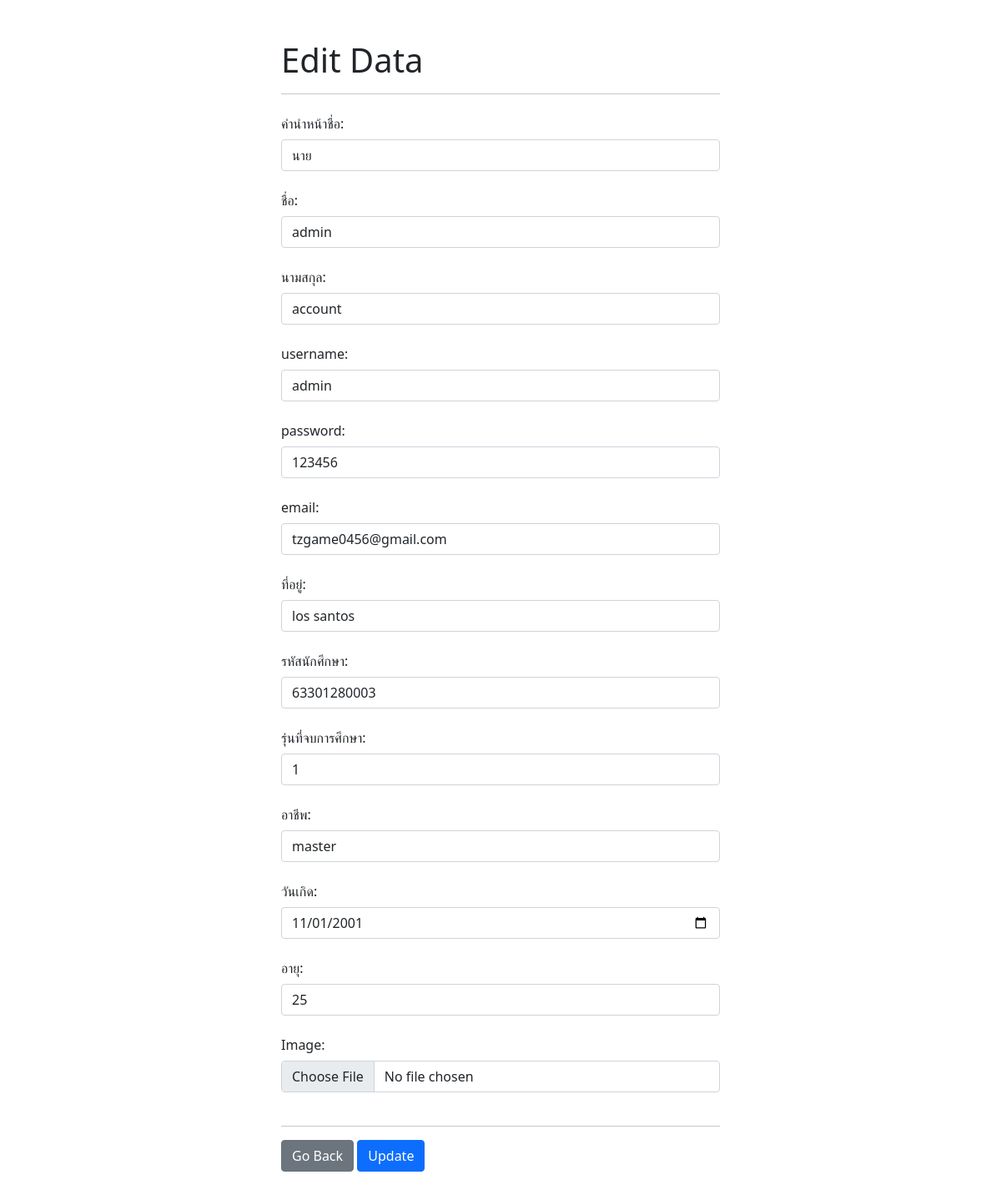
Screenshot of /editadmins.php?id=1 (signed in) with the database file from the repository.
### tables this page shows
CREATE TABLE `usersfew` (
  `id` int(10) NOT NULL,
  `username` varchar(255) NOT NULL,
  `password` varchar(255) NOT NULL,
  `email` varchar(255) NOT NULL,
  `std_id` varchar(255) NOT NULL,
  `titlename` varchar(255) NOT NULL,
  `firstname` varchar(255) NOT NULL,
  `lastname` varchar(255) NOT NULL,
  `address` varchar(255) NOT NULL,
  `gen` varchar(255) NOT NULL,
  `job` varchar(255) NOT NULL,
  `img` varchar(255) NOT NULL,
  `birthday` varchar(255) NOT NULL,
  `age` int(10) NOT NULL,
  `urole` varchar(255) NOT NULL,
  `create_at` timestamp NOT NULL DEFAULT current_timestamp()
);

### editadmins.php (the view, shortened to what this page needs)
<?php
    require_once "config/db.php";
?>
<!DOCTYPE html>
<html lang="en">
<head>
    <link href="https://cdn.jsdelivr.net/npm/bootstrap@5.1.3/dist/css/bootstrap.min.css" rel="stylesheet">
</head>
<body>
    <div class="container mt-5">
        <h1>Edit Data</h1>
        <hr>
        <form action="editadmins.php" method="post" enctype="multipart/form-data">
            <?php
                if (isset($_GET['id'])) {
                        $id = $_GET['id'];
                        $stmt = $conn->query("SELECT * FROM usersfew WHERE id = $id");
                        $stmt->execute();
                        $data = $stmt->fetch();
                }
            ?>
                <div class="mb-3">
                    <label for="titlename" class="col-form-label">คำนำหน้าชื่อ:</label>
                    <input type="text" value="<?php echo $data['titlename']; ?>" required class="form-control" name="edtitlename" >
                </div>
                <div class="mb-3">
                    <label for="firstname" class="col-form-label">ชื่อ:</label>
                    <input type="text" value="<?php echo $data['firstname']; ?>" required class="form-control" name="edfirstname" >
                </div>
                <div class="mb-3">
                    <label for="firstname" class="col-form-label">นามสกุล:</label>
                    <input type="text" value="<?php echo $data['lastname']; ?>" required class="form-control" name="edlastname">
                </div>
                <div class="mb-3">
                    <label for="username" class="col-form-label">username:</label>
                    <input type="text" value="<?php echo $data['username']; ?>" required class="form-control" name="edusername">
                </div>
                <div class="mb-3">
                    <label for="password" class="col-form-label">password:</label>
                    <input type="text" value="<?php echo $data['password']; ?>" required class="form-control" name="edpassword">
                </div>
                <div class="mb-3">
                    <label for="email" class="col-form-label">email:</label>
                    <input type="email" value="<?php echo $data['email']; ?>" required class="form-control" name="edemail">
                </div>
                <div class="mb-3">
                    <label for="address" class="col-form-label">ที่อยู่:</label>
                    <input type="text" value="<?php echo $data['address']; ?>" required class="form-control" name="edaddress">
                </div>
                <div class="mb-3">
                    <label for="std_id" class="col-form-label">รหัสนักศึกษา:</label>
                    <input type="text" value="<?php echo $data['std_id']; ?>" required class="form-control" name="edstd_id">
                </div>
                <div class="mb-3">
                    <label for="gen" class="col-form-label">รุ่นที่จบการศึกษา:</label>
                    <input type="text" value="<?php echo $data['gen']; ?>" required class="form-control" name="edgen">
                </div>
                <div class="mb-3">
                    <label for="่job" class="col-form-label">อาชีพ:</label>
                    <input type="text" value="<?php echo $data['job']; ?>" required class="form-control" name="edjob">
                </div>
                <div class="mb-3">
                    <label for="birthday" class="col-form-label">วันเกิด:</label>
                    <input type="date" value="<?php echo $data['birthday']; ?>" required class="form-control" name="edbirthday">
                </div>
                <div class="mb-3">
                    <label for="age" class="col-form-label">อายุ:</label>
                    <input type="text" value="<?php echo $data['age']; ?>" required class="form-control" name="edage">
                </div>
                <div class="mb-3">
                    <label for="img" class="col-form-label">Image:</label>
                    <input type="file" class="form-control" id="imgInput" name="img">
                </div>
                <hr>
                <a href="editadmin.php" class="btn btn-secondary">Go Back</a>
                <button type="submit" name="update" class="btn btn-primary">Update</button>
            </form>
    </div><br><div class="mt-4"></div>
</body>
</html>

### editadmins.php (style rules this page uses)
.container { max-width: 550px; }

### rows the page displays
usersfew: edtitlename "นาย", edfirstname "admin", edlastname "account", edusername "admin", edpassword "123456", edemail "tzgame0456@gmail.com", edaddress "los santos", edstd_id "63301280003", edgen "1", edjob "master", edbirthday "11/01/2001", edage "25"
